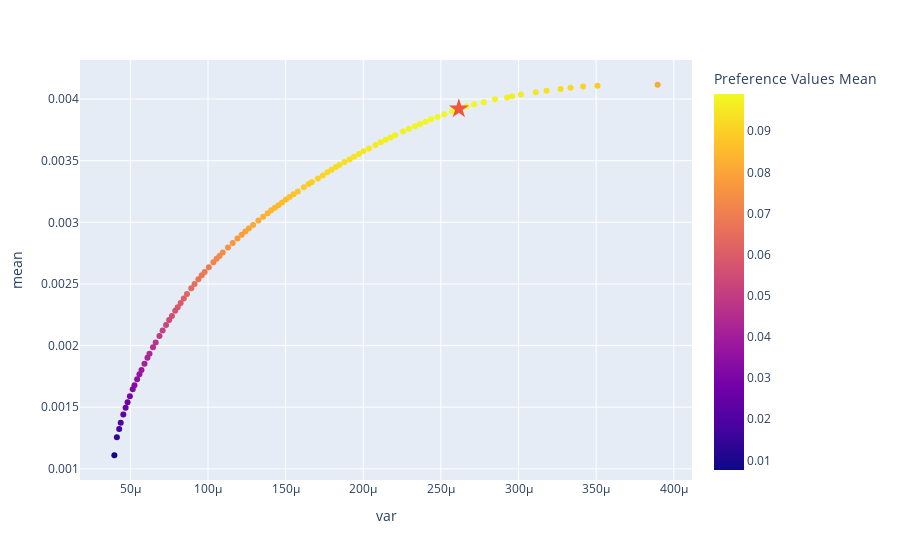

Notebook code for this chart:
### Code cell
idx = feedback_sc_df.pareto_fr.sample(1).index[0]
eff_front_df = pd.DataFrame(np.array(feedback_sc_df.pareto_fr.iloc[idx])[:, [1, 0]], columns=['mean', 'var'])
eff_front_df["weights"] = feedback_sc_df.pareto_fr_w.iloc[idx]

GT_eff_port = utils_fucns.get_eff_port(eff_front_df, GT_pref_model_scaler_path, GT_pref_model, trace["beta"], plot_eff_front=True)
